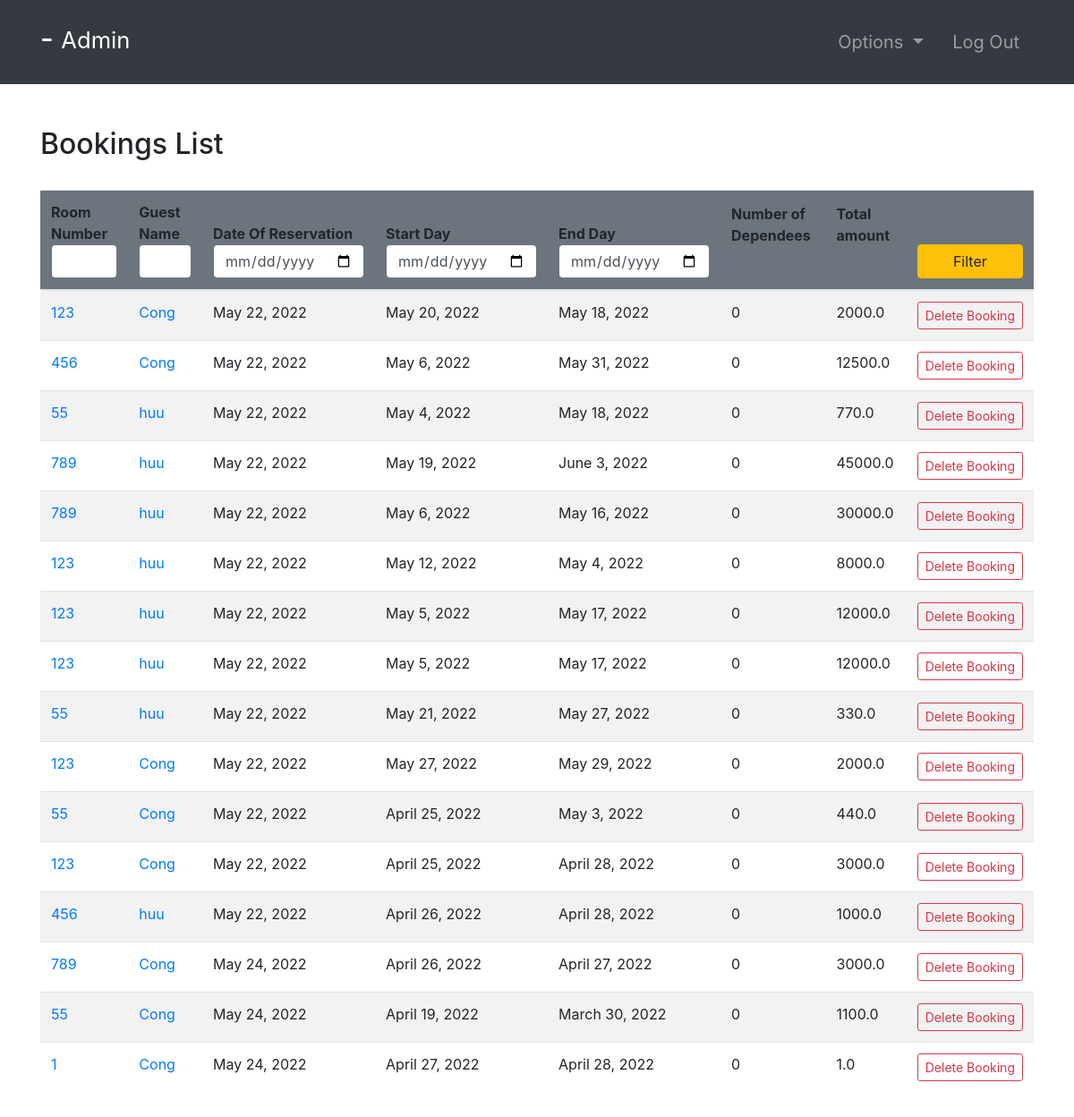
The page /bookings/ (signed in) on the database its author committed.
### room/models.py (models this page shows, shortened)
class Booking(models.Model):
    roomNumber = models.ForeignKey(Room, on_delete=models.CASCADE)
    guest = models.ForeignKey(Guest, null=True, on_delete=models.CASCADE)
    dateOfReservation = models.DateField(default=timezone.now)
    startDate = models.DateField()
    endDate = models.DateField()
    def numOfDep(self):
        return Dependees.objects.filter(booking=self).count()

class Room(models.Model):
    ROOM_TYPES = (
        ('King', 'King'),
        ('Luxury', 'Luxury'),
        ('Normal', 'Normal'),
        ('Economic', 'Economic'),
    )
    number = models.IntegerField(primary_key=True)
    capacity = models.SmallIntegerField()
    numberOfBeds = models.SmallIntegerField()
    roomType = models.CharField(max_length=20, choices=ROOM_TYPES)
    price = models.FloatField()
    statusStartDate = models.DateField(null=True)
    statusEndDate = models.DateField(null=True)

### accounts/models.py (models this page shows, shortened)
class Guest(models.Model):
    user = models.OneToOneField(User, null=True, on_delete=models.CASCADE)
    phoneNumber = PhoneNumberField(unique=True)

### room/views.py (the view, shortened to what this page needs)
# urls.py: path('bookings/', bookings, name="bookings"),
@login_required(login_url='login')
def bookings(request):
    import datetime
    role = str(request.user.groups.all()[0])
    path = role + "/"
    bookings = Booking.objects.all()
    totals = {}  # <booking : total>
    for booking in bookings:
        start_date = datetime.datetime.strptime(
            str(booking.startDate), "%Y-%m-%d")
        end_date = datetime.datetime.strptime(str(booking.endDate), "%Y-%m-%d")
        numberOfDays = abs((end_date-start_date).days)
        price = Room.objects.get(number=booking.roomNumber.number).price
        total = price * numberOfDays
        totals[booking] = total
    context = {
        "role": role,
        'bookings': bookings,
        'totals': totals
    }
    return render(request, path + "bookings.html", context)

### Templates/admin/bookings.html
{% extends '../index.html' %}
{% block context %}
{% include '../common_pages/bookings.html' %}
{% endblock %}

### Templates/index.html (shortened to what this page needs)
{% include 'incs/head.html' %}
<body>
    {% include 'incs/nav.html' %}
    {% block context %}
    {% endblock %}
</body>
</html>

### Templates/incs/head.html (shortened to what this page needs)
{% load static %}
<!DOCTYPE html>
<html lang="en">
<head>
    <link rel="stylesheet" type="text/css" href="{% static '/css/main.css' %}">
    <link rel="stylesheet" href="https://stackpath.bootstrapcdn.com/bootstrap/4.4.1/css/bootstrap.min.css"
>
</head>

### Templates/incs/nav.html (shortened to what this page needs)
<nav class="navbar navbar-dark bg-dark navbar-expand-lg py-3 " role="navigation">
    <div class="container">
        <a href="" class="navbar-brand">
            <h2 class="text-capitalize">
                {{ request.user.first_name }} {{ request.user.last_name }} -
                <small>
                    {{ role }}
                </small>
            </h2>
        </a>
        <div class="collapse navbar-collapse" id="navbarTags">
            <ul class="navbar-nav ml-auto">
                {% if role != 'guest' %}
                <li class="nav-item dropdown p-2">
                    <a class="nav-link dropdown-toggle" href="#" id="navbarDropdown" role="button"
                        data-toggle="dropdown" aria-haspopup="true" aria-expanded="false">
                        Options
                    </a>
                </li>
                {% endif %}
                <li class="nav-item p-2 ">
                    <a href="{% url 'logout' %}" class="nav-link">Log Out</a>
                </li>
            </ul>
        </div>
    </div>
</nav>

### Templates/common_pages/bookings.html (shortened to what this page needs)
<div class="container py-5">
    <div class="table-header row">
        <div class="col-sm-12 col-md-12 col-lg-4 mb-4">
            <h2>Bookings List</h2>
        </div>
    </div>
    <table class="table table-hover table-striped">
        <thead class="bg-secondary rounded">
            <tr>
                <form action="" method="POST">
                    <th>Room Number<input type="number" min="0" name="number" value="{{number}}"
                            class="form-control border border-secondary"></th>
                    <th>Guest Name<input type="text" name="name" value="{{name}}"
                            class="form-control border border-secondary"></th>
                    <th>Date Of Reservation<input type="date" name="rez" value="{{rez}}"
                            class="form-control border border-secondary"></th>
                    <th>Start Day<input type="date" name="fd" value="{{fd}}"
                            class="form-control border border-secondary"></th>
                    <th>End Day<input type="date" name="ed" value="{{ed}}" class="form-control border border-secondary">
                    </th>
                    <th class="pb-5">Number of Dependees</th>
                    <th class="pb-5">Total amount</th>
                    <th><button type="submit" name="filter" class="btn btn-warning w-100">Filter</button></th>
                </form>
            </tr>
        </thead>
        <tbody>
            {% for b in bookings %}
            <tr>
                <td><a href="{% url 'room-profile' b.roomNumber.number %}">{{b.roomNumber.number}}</a></td>
                <td><a href="{% url 'guest-profile' b.guest.user.id %}">{{b.guest.user.first_name}}</a></td>
                <td>{{ b.dateOfReservation }}</td>
                <td>{{ b.startDate }}</td>
                <td>{{ b.endDate }}</td>
                <td>{{ b.numOfDep }}</td>
                <td>
                    {% for key, value in totals.items %}
                    {% if key == b %}
                    {{ value }}
                    {% endif %}
                    {% endfor %}
                </td>
                {% if role == "admin" or role == 'manager' %}
                <td> <a href="{% url 'deleteBooking' b.id %}"
                        class="btn btn-sm btn-outline-danger">Delete&nbsp;Booking</a></td>
                {% endif %}
            </tr>
            {% endfor %}
        </tbody>
    </table>
</div>

### static/css/main.css (style rules this page uses)
* { margin: 0; padding: 0; -webkit-font-smoothing: antialiased; }
body { position: relative; }
nav .nav-item { font-size: 20px; }

### rows shown on the page
Booking: roomNumber.number "123", guest.user.first_name "Cong", dateOfReservation "May 22, 2022", startDate "May 20, 2022", endDate "May 18, 2022", numOfDep "0", value "2000.0"
Booking: roomNumber.number "456", guest.user.first_name "Cong", dateOfReservation "May 22, 2022", startDate "May 6, 2022", endDate "May 31, 2022", numOfDep "0", value "12500.0"
Booking: roomNumber.number "55", guest.user.first_name "huu", dateOfReservation "May 22, 2022", startDate "May 4, 2022", endDate "May 18, 2022", numOfDep "0", value "770.0"
Booking: roomNumber.number "789", guest.user.first_name "huu", dateOfReservation "May 22, 2022", startDate "May 19, 2022", endDate "June 3, 2022", numOfDep "0", value "45000.0"
Booking: roomNumber.number "789", guest.user.first_name "huu", dateOfReservation "May 22, 2022", startDate "May 6, 2022", endDate "May 16, 2022", numOfDep "0", value "30000.0"
Booking: roomNumber.number "123", guest.user.first_name "huu", dateOfReservation "May 22, 2022", startDate "May 12, 2022", endDate "May 4, 2022", numOfDep "0", value "8000.0"
Booking: roomNumber.number "123", guest.user.first_name "huu", dateOfReservation "May 22, 2022", startDate "May 5, 2022", endDate "May 17, 2022", numOfDep "0", value "12000.0"
Booking: roomNumber.number "123", guest.user.first_name "huu", dateOfReservation "May 22, 2022", startDate "May 5, 2022", endDate "May 17, 2022", numOfDep "0", value "12000.0"
Booking: roomNumber.number "55", guest.user.first_name "huu", dateOfReservation "May 22, 2022", startDate "May 21, 2022", endDate "May 27, 2022", numOfDep "0", value "330.0"
Booking: roomNumber.number "123", guest.user.first_name "Cong", dateOfReservation "May 22, 2022", startDate "May 27, 2022", endDate "May 29, 2022", numOfDep "0", value "2000.0"
Booking: roomNumber.number "55", guest.user.first_name "Cong", dateOfReservation "May 22, 2022", startDate "April 25, 2022", endDate "May 3, 2022", numOfDep "0", value "440.0"
Booking: roomNumber.number "123", guest.user.first_name "Cong", dateOfReservation "May 22, 2022", startDate "April 25, 2022", endDate "April 28, 2022", numOfDep "0", value "3000.0"
Booking: roomNumber.number "456", guest.user.first_name "huu", dateOfReservation "May 22, 2022", startDate "April 26, 2022", endDate "April 28, 2022", numOfDep "0", value "1000.0"
Booking: roomNumber.number "789", guest.user.first_name "Cong", dateOfReservation "May 24, 2022", startDate "April 26, 2022", endDate "April 27, 2022", numOfDep "0", value "3000.0"
Booking: roomNumber.number "55", guest.user.first_name "Cong", dateOfReservation "May 24, 2022", startDate "April 19, 2022", endDate "March 30, 2022", numOfDep "0", value "1100.0"
Booking: roomNumber.number "1", guest.user.first_name "Cong", dateOfReservation "May 24, 2022", startDate "April 27, 2022", endDate "April 28, 2022", numOfDep "0", value "1.0"

### other values the page prints
{{ role }} "Admin"
